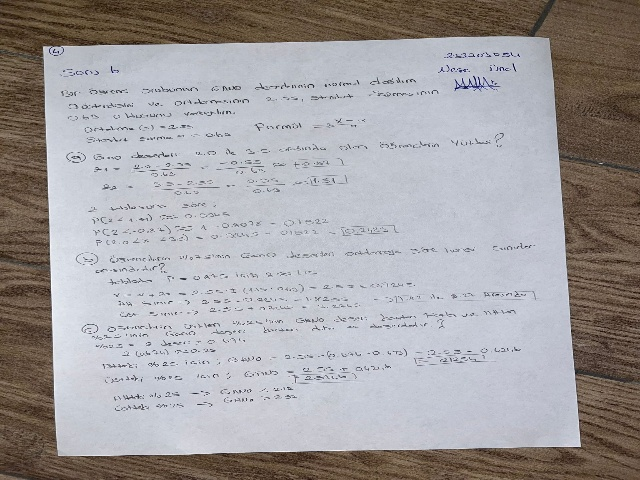
#> input picture input.jpg, 640 x 480 px
$ python main.py
#> lines starting #> are read from the running program, lines starting #| are printed output that depends on the picture; after the words box and inside, x2 and y2 are one past the last pixel; in counts of white or black regions, pixels touching at a corner belong together
import cv2
import numpy as np


class PerspectiveCorrection:
    def __init__(self, img):
        self.img = img
        self.tump = []


    def edge_detection(self):
        gray = cv2.cvtColor(self.img, cv2.COLOR_BGR2GRAY)
        gray = cv2.GaussianBlur(gray, (7, 7), 0)

        edged = cv2.Canny(gray, 130, 250)
        edged = cv2.dilate(edged, None, iterations=1)
        edged = cv2.erode(edged, None, iterations=1)
        contours, _ = cv2.findContours(edged.copy(), cv2.RETR_LIST, cv2.CHAIN_APPROX_NONE)
        contours = sorted(contours, key=cv2.contourArea, reverse=True)[:5]
        self.img_contours = self.img.copy()
        cv2.drawContours(self.img_contours, contours[0], -1, (0, 255, 0), 3)
        return contours

    def array_sorting(self, pts):
        rect = np.zeros((4, 2), dtype="float32")
        s = pts.sum(axis=1)
        rect[0] = pts[np.argmin(s)]
        rect[2] = pts[np.argmax(s)]
        arr = np.delete(pts, [np.argmin(s), np.argmax(s)], axis=0)
        column = arr[:, 0]
        rect[1] = arr[np.argmax(column)]
        rect[3] = arr[np.argmin(column)]
        return rect

    def perspective(self, rect):
        width, height = 400, 500
        pts2 = np.float32([[0, 0], [width, 0], [width, height], [0, height]])

        matrix = cv2.getPerspectiveTransform(rect, pts2)
        self.warped = cv2.warpPerspective(self.img, matrix, (width, height))

    def corner_detection(self, contours):
        peri = cv2.arcLength(contours[0], True)
        epsilon = 0.02 * peri
        approx = cv2.approxPolyDP(contours[0], epsilon, True)
        for point in approx:
            x, y = point[0]
            self.tump.append((x, y))

            cv2.circle(self.img_contours, (x, y), radius=5, color=(0, 0, 255), thickness=-1)

    def main(self):
        contours = self.edge_detection()
        self.corner_detection(contours)

        if 4 == len(self.tump):
            pts = np.array(self.tump, dtype="float32")
            rect = self.array_sorting(pts)
            self.perspective(rect)
            cv2.imshow('Perspektif', self.warped)
            cv2.imwrite("output.jpg", self.warped)

        else:
            print("pespektif için 4 köşeye ihtiyaç vardır")

        cv2.imshow('Goruntu', self.img_contours)
        cv2.waitKey(0)
        cv2.destroyAllWindows()


if __name__ == '__main__':
    img = cv2.imread('input.jpg')
#> img is the input picture: shape (480, 640, 3); mean B, G, R 159.8, 158.3, 161.6
    process = PerspectiveCorrection(img)
    process.main()
#> in edge_detection, `gray = cv2.cvtColor(self.img, cv2.COLOR_BGR2GRAY)`:
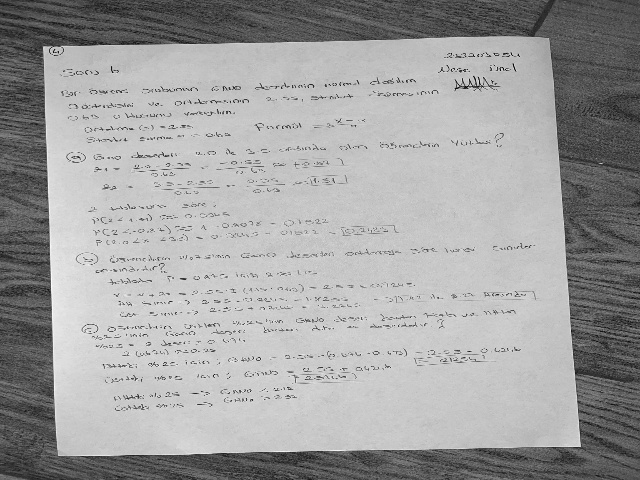
#> gray: shape (480, 640); min 4, max 254, mean 159.5
#> in edge_detection, `gray = cv2.GaussianBlur(gray, (7, 7), 0)`:
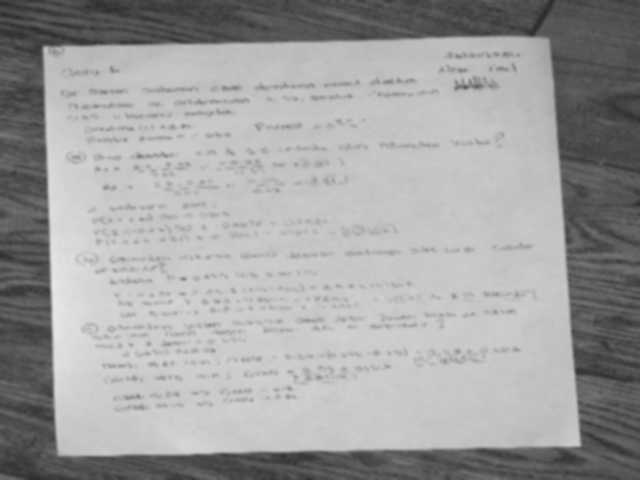
#> gray: shape (480, 640); min 44, max 232, mean 159.5
#> in edge_detection, `edged = cv2.Canny(gray, 130, 250)`:
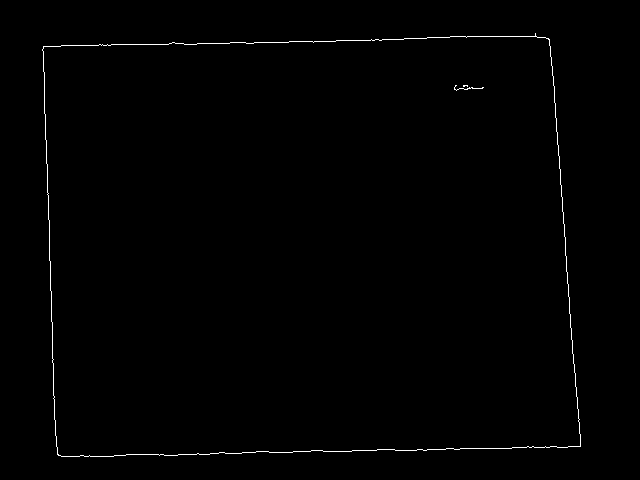
#> edged: shape (480, 640); 0.62% white in thin lines or dots, all inside (x1, y1, x2, y2) = (42, 33, 581, 457)
#> in edge_detection, `edged = cv2.dilate(edged, None, iterations=1)`:
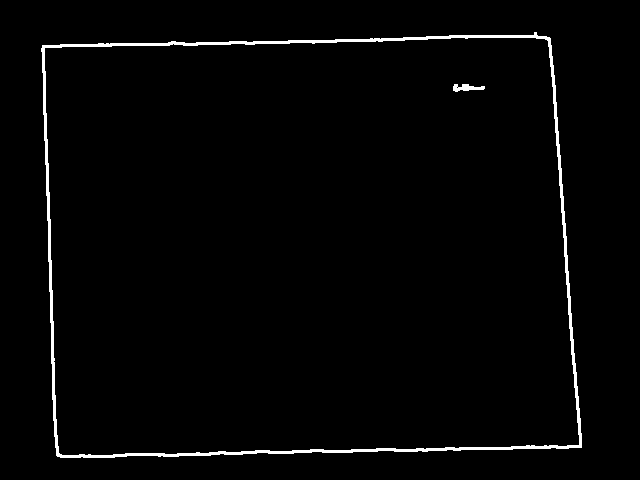
#> edged: shape (480, 640); 1.9% white; 2 white regions, box (x1, y1, x2, y2) and area: (41, 32, 582, 458) 5789, (453, 84, 485, 92) 153
#> in edge_detection, `contours, _ = cv2.findContours(edged.copy(), cv2.RETR_LIST, cv2.CHAIN_..`: contours = 3 contours; box (x1, y1, x2, y2) and area: (42, 33, 581, 457) 211678, (43, 36, 581, 457) 211645, (454, 85, 484, 91) 28
#> in edge_detection, `cv2.drawContours(self.img_contours, contours[0], -1, (0, 255, 0), 3)`:
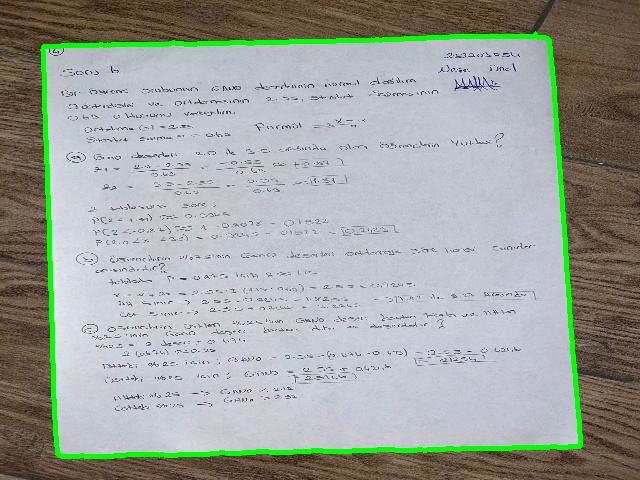
#> self.img_contours: shape (480, 640, 3); 3% of pixels changed, all inside (x1, y1, x2, y2) = (40, 31, 583, 459)
#> in corner_detection, `peri = cv2.arcLength(contours[0], True)`: peri = 1892.7
#> in corner_detection, `epsilon = 0.02 * peri`: epsilon = 37.85
#> in corner_detection, `approx = cv2.approxPolyDP(contours[0], epsilon, True)`: approx = [[549, 39], [43, 46], [57, 454], [580, 446]]
#> the loop in corner_detection, `for point in approx:` made 4 passes
#> after the loop in corner_detection, `for point in approx:`:
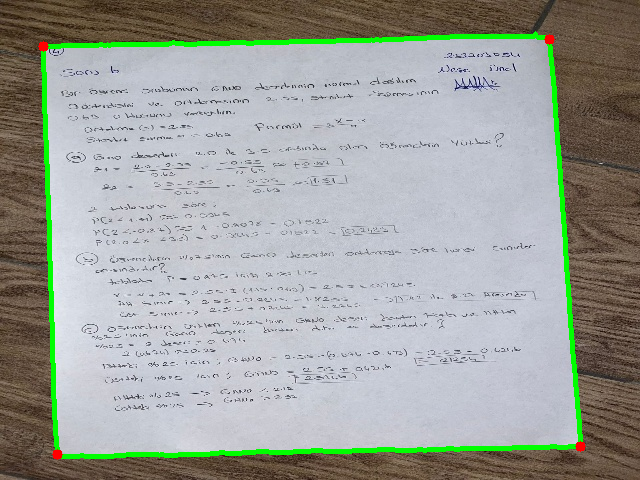
#> self.img_contours: shape (480, 640, 3); 0.11% of pixels changed, all inside (x1, y1, x2, y2) = (38, 34, 586, 460)
#> after the loop in corner_detection, `for point in approx:`: self.tump = [(549, 39), (43, 46), (57, 454), (580, 446)]
#> in main, `pts = np.array(self.tump, dtype="float32")`: pts = [[549, 39], [43, 46], [57, 454], [580, 446]]
#> in array_sorting, `s = pts.sum(axis=1)`: s = [588, 89, 511, 1026]
#> in array_sorting, `arr = np.delete(pts, [np.argmin(s), np.argmax(s)], axis=0)`: arr = [[549, 39], [57, 454]]
#> in array_sorting, `column = arr[:, 0]`: column = [549, 57]
#> in main, `rect = self.array_sorting(pts)`: rect = [[43, 46], [549, 39], [580, 446], [57, 454]]
#> in perspective, `matrix = cv2.getPerspectiveTransform(rect, pts2)`: matrix = [[0.792, -0.0272, -32.79], [0.0176, 1.27, -59.22], [-2.45e-06, 8.3e-05, 1]]
#> in perspective, `self.warped = cv2.warpPerspective(self.img, matrix, (width, height))`:
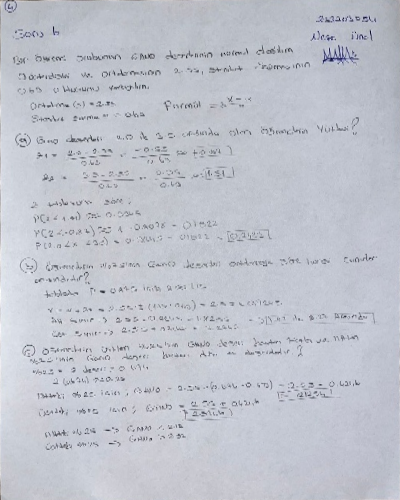
#> self.warped: shape (500, 400, 3); mean B, G, R 204.5, 195, 191.6
